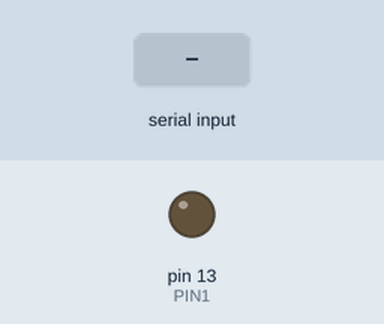
The sketch below on a simulated Arduino Uno, built with avr-gcc and run on an emulated ATmega328P. Parts: output pins drawn as LEDs (lit = HIGH). The inputs (shaded band) are chosen by the test bench. What the sketch prints to the serial monitor is not drawn.

Above: at 1.2 s.
1.3 s: "r\n" received over Serial
Timing chart, 0 to 4.3 s (numbered marks = the images above; inputs shaded):
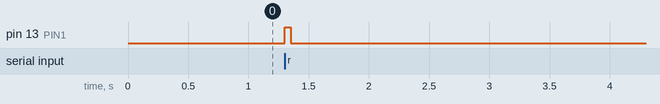

The sketch:

Arduino2.ino
```cpp
// winアプリからの信号に基づいてArduinoを駆動する
// ソレノイド制御は https://highso.hatenablog.com/entry/2019/02/25/180000 を参照

#define PIN1 13
int note = 200; //8分音符のミリ秒数
int claptime = 50; //「カチ」のミリ秒数
int rest = note - claptime;
String a;

void setup() {
  // put your setup code here, to run once:
  Serial.begin(9600);
  pinMode(PIN1, OUTPUT);  // デジタルピンを出力に設定
  digitalWrite(PIN1, LOW);
}

void repaint() {
  digitalWrite(PIN1,HIGH);
  delay(claptime);
  digitalWrite(PIN1,LOW);
}

void loop() {
  // put your main code here, to run repeatedly:

  //1回の通信では1回分しか処理しない (pC側アプリがしばしば処理落ちして2個3個同時に指示を送ってくる事がある)
  if(Serial.available()) {
    a = Serial.readStringUntil('\n');

    //Re-paintingする
    if(a == "r"){
      Serial.println("OK");
      repaint();
      delay(rest);
      delay(note);
    }
  }

  //ここで全てのバッファを消去しておく
  while(Serial.available()) Serial.read();

  digitalWrite(PIN1, LOW);
}
```

Measured:
- after the input at 1.3 s, pin 13 (PIN1): LOW → HIGH at once, → LOW 0.05 s later
